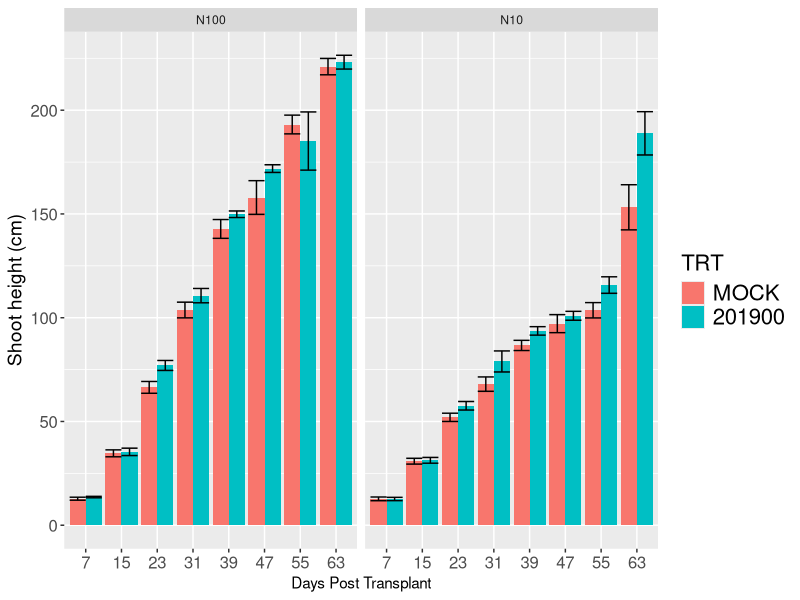
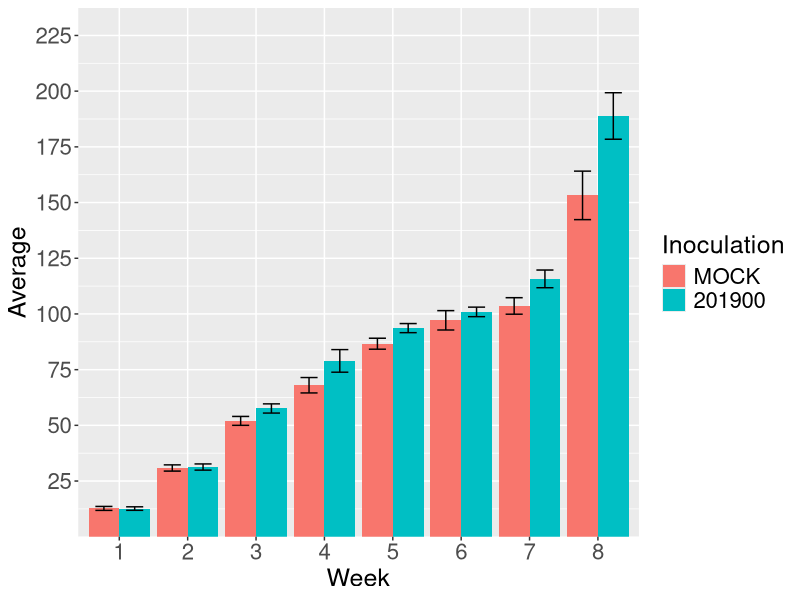
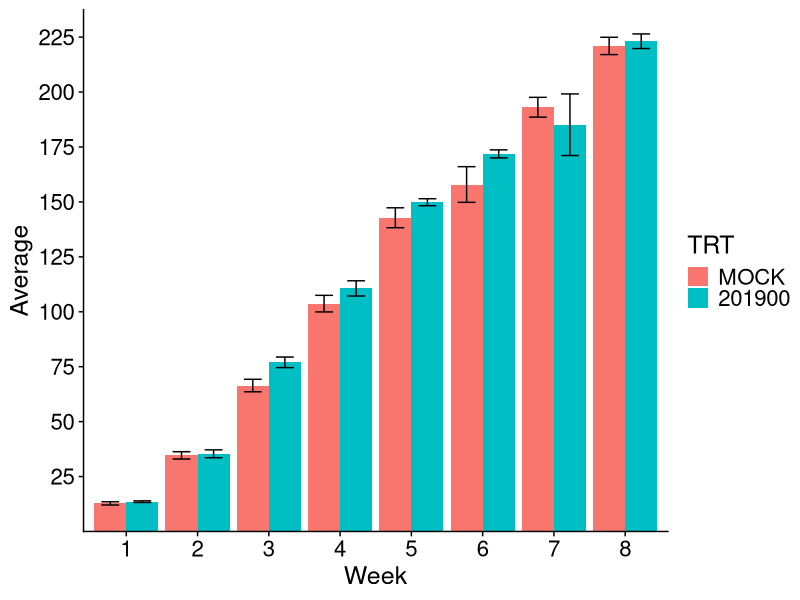
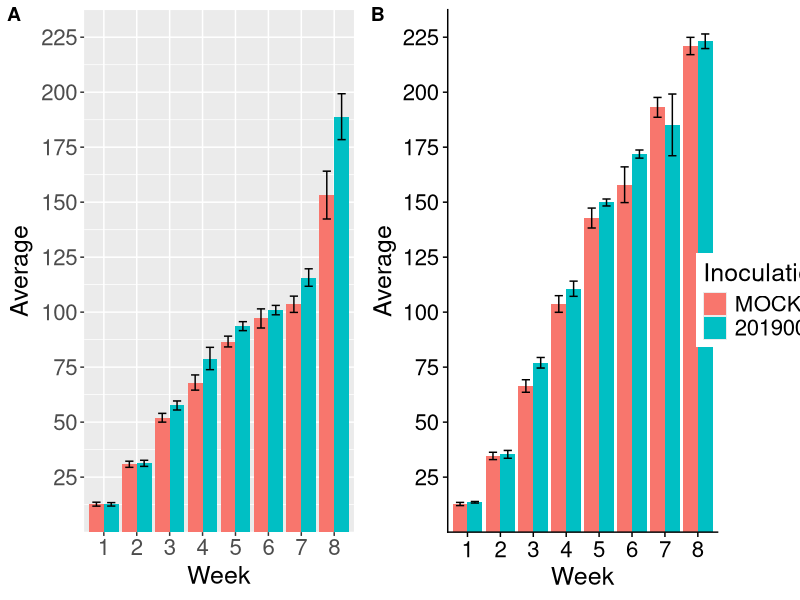
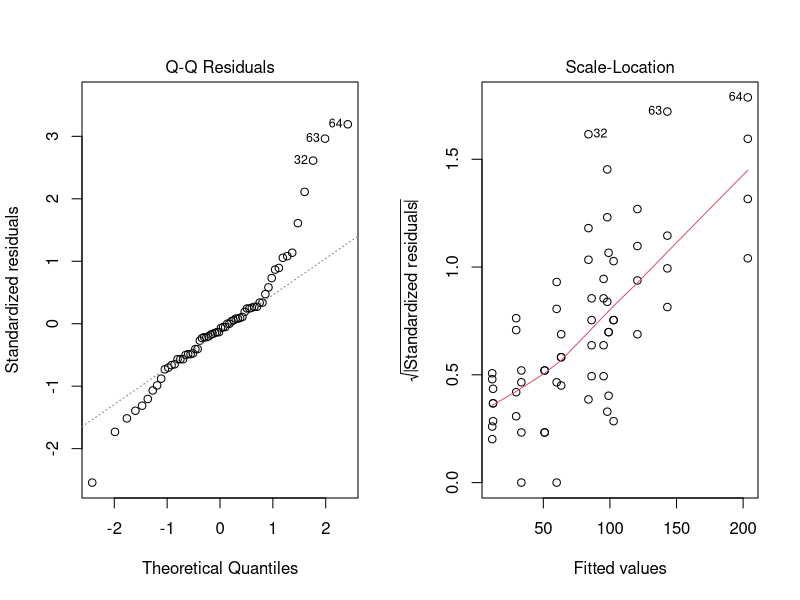
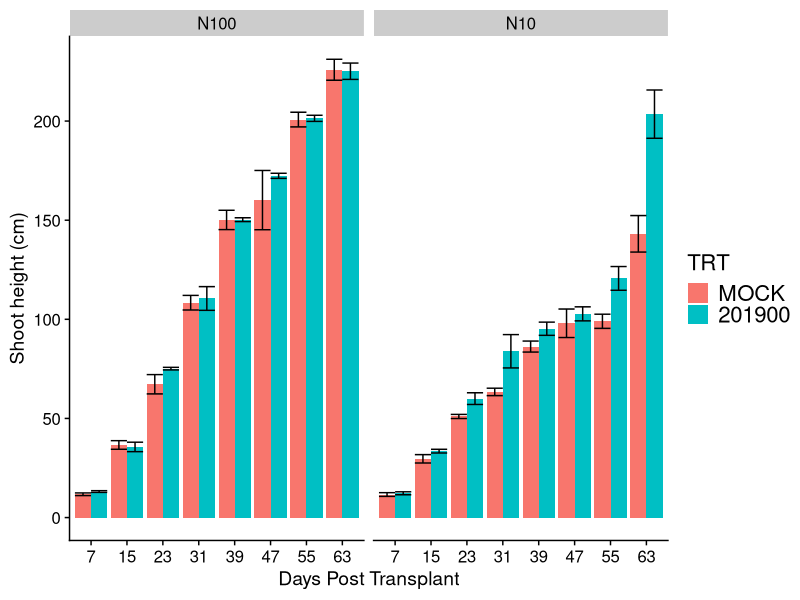
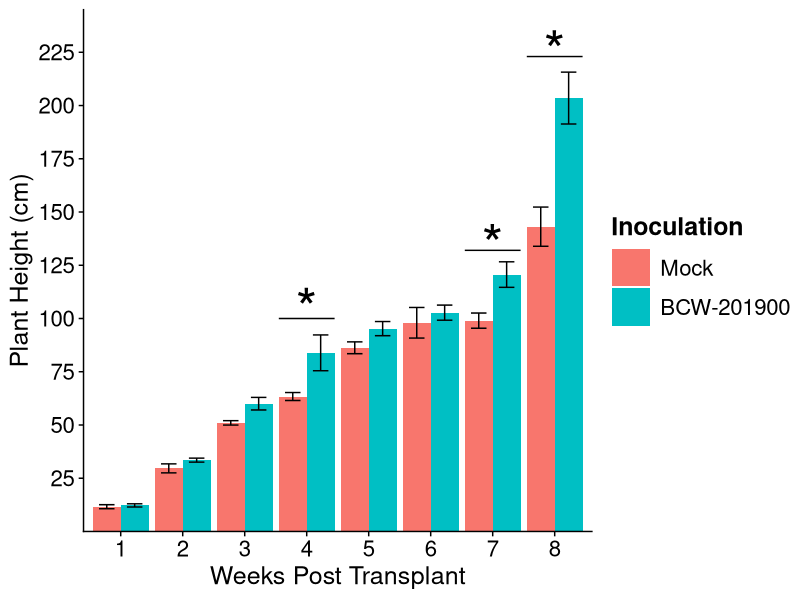
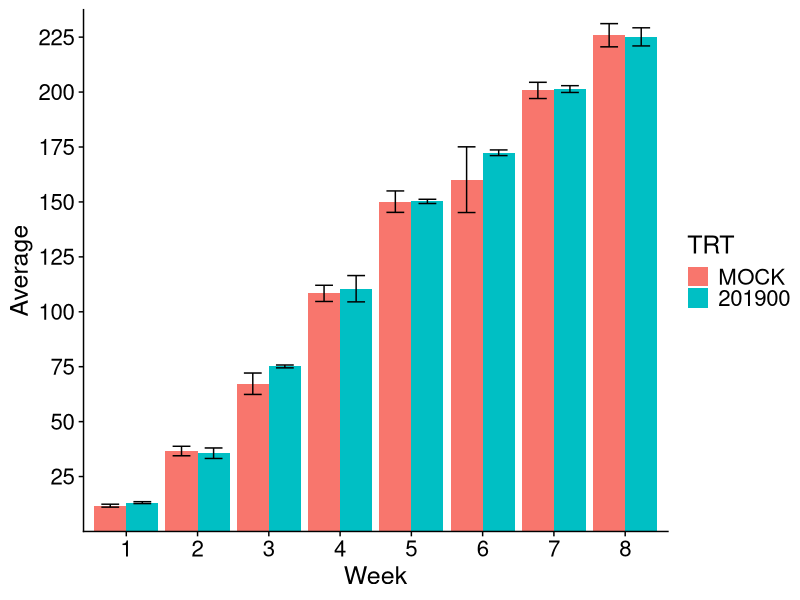

Write the R code that produced these figures, in order. (Note: this script raises an error after producing the figures.)
## ---- chunk 1
knitr::opts_chunk$set(echo = TRUE)
## ---- chunk 2
library(tidyverse)
library(cowplot)
library(emmeans)
library(grid)
theme_set(theme_grey())
## ---- chunk 3

height_wk_data <- read_csv("./201900_inoc_height_Q4_2018_weekly.csv", col_names = T, col_types = 'ffffffn')
str(height_wk_data)
## ---- chunk 4
# subset the total raw data based on nitrogen treatment
N10_height_wk_data <- filter(height_wk_data, NITROGEN == "N10")
N100_height_wk_data <- filter(height_wk_data, NITROGEN == "N100")

# Group the full dataset
height_wk_data_grouped <- group_by(height_wk_data, NITROGEN, TRT, CODE, DPT, Week)

# group the subsets for plotting later
height_wk_N10_grouped <- group_by(N10_height_wk_data, TRT, CODE, DPT, Week)
height_wk_N100_grouped <- group_by(N100_height_wk_data, TRT, CODE, DPT, Week)

## ---- chunk 5
# Creating a function that provides 95% CI for the data vector using a t-distribution

conf_int95 <- function(data) {
    n <- length(data)
    error <- qt(0.975, df=n-1) * sd(data, na.rm = TRUE)/sqrt(n)
    return(error)
}

# Create a function that calculates the standard error for the data

std_error <- function(data) {
  n <- length(data)
  se <- sd(data, na.rm = TRUE)/sqrt(n)
  return(se)
}
## ---- chunk 6

stat_wk_all_height <- summarise(height_wk_data_grouped, N=length(Height_cm), Average=mean(Height_cm, na.rm = TRUE), CI95=conf_int95(Height_cm), SE=std_error(Height_cm))

stat_wk_N10_height <- summarise(height_wk_N10_grouped, N=length(Height_cm), Average=mean(Height_cm, na.rm = TRUE), CI95=conf_int95(Height_cm), SE=std_error(Height_cm))

stat_wk_N100_height <- summarise(height_wk_N100_grouped, N=length(Height_cm), Average=mean(Height_cm, na.rm = TRUE), CI95=conf_int95(Height_cm), SE=std_error(Height_cm))
## ---- chunk 7
# All TRT Plot
all_height_wk_time_bar <- ggplot(stat_wk_all_height, aes(x = DPT, y = Average, fill = TRT))
all_height_wk_time_bar <- all_height_wk_time_bar + geom_bar(stat = "identity", aes(y = Average),
                                                      position = position_dodge())
all_height_wk_time_bar <- all_height_wk_time_bar + labs(x="Days Post Transplant", y="Shoot height (cm)")
all_height_wk_time_bar <- all_height_wk_time_bar + geom_errorbar(aes(ymin=Average-SE, ymax=Average+SE),
                                                           position = position_dodge())
all_height_wk_time_bar <- all_height_wk_time_bar + theme(
  axis.text.x = element_text(size = 12),
  #axis.ticks.x = element_blank(),
  axis.text.y = element_text(size = 12),
  #axis.title.x = element_blank(),
  axis.title.y = element_text(size = 14),
  legend.text = element_text(size = 16),
  legend.title = element_text(size = 16))
all_height_wk_time_bar <- all_height_wk_time_bar + facet_wrap(~NITROGEN)
all_height_wk_time_bar
## ---- chunk 8
# N10 TRT Plot

N10_height_wk_time_bar <- ggplot(stat_wk_N10_height, aes(x = Week, y = Average, fill = TRT))
N10_height_wk_time_bar <- N10_height_wk_time_bar + geom_bar(stat = "identity", aes(y = Average),
                                                      position = position_dodge())
N10_height_wk_time_bar <- N10_height_wk_time_bar + labs(list(title = "10% Nitrogen", x="Weeks Post Transplant", y="Height (cm)"))
N10_height_wk_time_bar <- N10_height_wk_time_bar + geom_errorbar(aes(ymin=Average-SE, ymax=Average+SE),
                                                           position = position_dodge(0.9), width = 0.5)
N10_height_wk_time_bar <- N10_height_wk_time_bar + theme_set(theme_cowplot())
N10_height_wk_time_bar <- N10_height_wk_time_bar + theme(
  axis.text.x = element_text(size = 16),
  plot.title = element_text(size = 18, face = "bold", hjust = 0.5),
  axis.text.y = element_text(size = 16),
  axis.title.x = element_text(size = 18),
  axis.title.y = element_text(size = 18),
  legend.text = element_text(size = 16),
  legend.title = element_text(size = 18))
N10_height_wk_time_bar <- N10_height_wk_time_bar + scale_fill_discrete(name = "Inoculation")
N10_height_wk_time_bar <- N10_height_wk_time_bar + scale_x_discrete(breaks = c(1, 2, 3, 4, 5, 6, 7, 8))
N10_height_wk_time_bar <- N10_height_wk_time_bar + scale_y_continuous(expand = c(0,0),
                                                                            limits = c(0,237.5),
                                                                            breaks = c(25, 50, 75, 100, 125, 150, 175, 200, 225))
N10_height_wk_time_bar
## ---- chunk 9
# N100 TRT Plot

N100_height_wk_time_bar <- ggplot(stat_wk_N100_height, aes(x = Week, y = Average, fill = TRT))
N100_height_wk_time_bar <- N100_height_wk_time_bar + geom_bar(stat = "identity", aes(y = Average),
                                                      position = position_dodge())
N100_height_wk_time_bar <- N100_height_wk_time_bar + labs(list(title = "100% Nitrogen", x="Weeks Post Transplant", y="Height (cm)"))
N100_height_wk_time_bar <- N100_height_wk_time_bar + geom_errorbar(aes(ymin=Average-SE, ymax=Average+SE),
                                                           position = position_dodge(0.9), width = 0.5)
N100_height_wk_time_bar <- N100_height_wk_time_bar + theme_set(theme_cowplot())
N100_height_wk_time_bar <- N100_height_wk_time_bar + theme(
  axis.text.x = element_text(size = 16),
  plot.title = element_text(size = 18, face = "bold", hjust = 0.5),
  axis.text.y = element_text(size = 16),
  axis.title.x = element_text(size = 18),
  axis.title.y = element_text(size = 18),
  legend.text = element_text(size = 16),
  legend.title = element_text(size = 18))
N100_height_wk_time_bar <- N100_height_wk_time_bar + scale_x_discrete(breaks = c(1, 2, 3, 4, 5, 6, 7, 8))
N100_height_wk_time_bar <- N100_height_wk_time_bar + scale_y_continuous(expand = c(0,0),
                                                                            limits = c(0,237.5),
                                                                            breaks = c(25, 50, 75, 100, 125, 150, 175, 200, 225))
N100_height_wk_time_bar
## ---- chunk 10
height_N10_N100 <- plot_grid(N10_height_wk_time_bar + theme(legend.position = "none"),
                               N100_height_wk_time_bar + theme(legend.position = "none"),
                               labels = c("A", "B"),
                               align = 'vh',
                               nrow = 1
                               )

# Extract legend from N10 Plot
height_legend <- get_legend(N10_height_wk_time_bar + theme(legend.position = "right"))


height_grid <- plot_grid(height_N10_N100, height_legend, rel_widths = c(3, .3))
height_grid
## ---- chunk 11
height_wk_data_4reps <- filter(height_wk_data, REP != "R1" &
                              REP != "R2" &
                              REP != "R7")
str(height_wk_data_4reps)
## ---- chunk 12
ht.wk.4rep.lowN <- filter(height_wk_data_4reps, NITROGEN == "N10")
ht.wk.4rep.lowN$Week <- as.factor(ht.wk.4rep.lowN$Week)
str(ht.wk.4rep.lowN)
## ---- chunk 13
lm_4reps <- lm(Height_cm ~ TRT + Week + TRT*Week, ht.wk.4rep.lowN)
op = par(mfrow=c(1,2))
plot(lm_4reps, which = c(2,3))
par(op)
## ---- chunk 14
anova(lm_4reps)
## ---- chunk 15
lowN.ht.4rep.emm <- emmeans(lm_4reps, specs = pairwise ~ TRT|Week, type = "response")
lowN.ht.4rep.emm
## ---- chunk 16
# subset the total raw data based on nitrogen treatment
N10_height_wk_data <- filter(height_wk_data_4reps, NITROGEN == "N10")
N100_height_wk_data <- filter(height_wk_data_4reps, NITROGEN == "N100")

# Group the full dataset
height_wk_data_grouped <- group_by(height_wk_data_4reps, NITROGEN, TRT, CODE, DPT, Week)

# group the subsets for plotting later
height_wk_N10_grouped <- group_by(N10_height_wk_data, TRT, CODE, DPT, Week)
height_wk_N100_grouped <- group_by(N100_height_wk_data, TRT, CODE, DPT, Week)

## ---- chunk 17

stat_wk_all_4R_height <- summarise(height_wk_data_grouped, N=length(Height_cm), Average=mean(Height_cm, na.rm = TRUE), CI95=conf_int95(Height_cm), SE=std_error(Height_cm))

stat_wk_N10_4R_height <- summarise(height_wk_N10_grouped, N=length(Height_cm), Average=mean(Height_cm, na.rm = TRUE), CI95=conf_int95(Height_cm), SE=std_error(Height_cm))

stat_wk_N100_4R_height <- summarise(height_wk_N100_grouped, N=length(Height_cm), Average=mean(Height_cm, na.rm = TRUE), CI95=conf_int95(Height_cm), SE=std_error(Height_cm))
## ---- chunk 18
# All TRT Plot
all_height_wk_4R_time_bar <- ggplot(stat_wk_all_4R_height, aes(x = DPT, y = Average, fill = TRT))
all_height_wk_4R_time_bar <- all_height_wk_4R_time_bar + geom_bar(stat = "identity", aes(y = Average),
                                                      position = position_dodge())
all_height_wk_4R_time_bar <- all_height_wk_4R_time_bar + labs(x="Days Post Transplant", y="Shoot height (cm)")
all_height_wk_4R_time_bar <- all_height_wk_4R_time_bar + geom_errorbar(aes(ymin=Average-SE, ymax=Average+SE),
                                                           position = position_dodge())
all_height_wk_4R_time_bar <- all_height_wk_4R_time_bar + theme(
  axis.text.x = element_text(size = 12),
  #axis.ticks.x = element_blank(),
  axis.text.y = element_text(size = 12),
  #axis.title.x = element_blank(),
  axis.title.y = element_text(size = 14),
  legend.text = element_text(size = 16),
  legend.title = element_text(size = 16))
all_height_wk_4R_time_bar <- all_height_wk_4R_time_bar + facet_wrap(~NITROGEN)
all_height_wk_4R_time_bar
## ---- chunk 19
library(ggpubr)
# N10 TRT Plot

N10_height_wk_4R_time_bar <- ggplot(stat_wk_N10_4R_height, aes(x = Week, y = Average, fill = TRT))
N10_height_wk_4R_time_bar <- N10_height_wk_4R_time_bar + geom_bar(stat = "identity", aes(y = Average),
                                                      position = position_dodge())
N10_height_wk_4R_time_bar <- N10_height_wk_4R_time_bar + labs(x="Weeks Post Transplant", y="Plant Height (cm)")
N10_height_wk_4R_time_bar <- N10_height_wk_4R_time_bar + geom_errorbar(aes(ymin=Average-SE, ymax=Average+SE),
                                                           position = position_dodge(0.9), width = 0.5)

N10_height_wk_4R_time_bar <- N10_height_wk_4R_time_bar + theme_set(theme_cowplot())
N10_height_wk_4R_time_bar <- N10_height_wk_4R_time_bar + theme(
  axis.text.x = element_text(size = 16),
  plot.title = element_text(size = 18, face = "bold", hjust = 0.5),
  axis.text.y = element_text(size = 16),
  axis.title.x = element_text(size = 18),
  axis.title.y = element_text(size = 18),
  legend.text = element_text(size = 16),
  legend.title = element_text(size = 18, face = "bold"),
  legend.key.size = unit(1, "cm"))
N10_height_wk_4R_time_bar <- N10_height_wk_4R_time_bar + scale_fill_discrete(name = "Inoculation", labels =c("Mock", "BCW-201900"))
N10_height_wk_4R_time_bar <- N10_height_wk_4R_time_bar + scale_x_discrete(breaks = c(1, 2, 3, 4, 5, 6, 7, 8))
N10_height_wk_4R_time_bar <- N10_height_wk_4R_time_bar + scale_y_continuous(expand = c(0,0),
                                                                            limits = c(0,245),
                                                                            breaks = c(25, 50, 75, 100, 125, 150, 175, 200, 225))

# significance table
N10_height_wk_4R_time_label.df <- data.frame(TRT = c("201900", "201900", "201900"), Week = c(4, 7, 8), Average = c(105, 135, 226))

N10_height_wk_4R_time_bar <- N10_height_wk_4R_time_bar + geom_text(data = N10_height_wk_4R_time_label.df, label = "*", size = 14)

N10_height_wk_4R_time_bar <- N10_height_wk_4R_time_bar + annotate("segment", 3.55, xend = 4.45, 100, yend=100, linetype="solid", lineend="butt", angle = 90)

N10_height_wk_4R_time_bar <- N10_height_wk_4R_time_bar + annotate("segment", 6.55, xend = 7.45, 132, yend=132, linetype="solid", lineend="butt", angle = 90)

N10_height_wk_4R_time_bar <- N10_height_wk_4R_time_bar + annotate("segment", 7.55, xend = 8.45, 223, yend=223, linetype="solid", lineend="butt", angle = 90)

N10_height_wk_4R_time_bar

## ---- chunk 20
# N100 TRT Plot

N100_height_wk_4R_time_bar <- ggplot(stat_wk_N100_4R_height, aes(x = Week, y = Average, fill = TRT))
N100_height_wk_4R_time_bar <- N100_height_wk_4R_time_bar + geom_bar(stat = "identity", aes(y = Average),
                                                      position = position_dodge())
N100_height_wk_4R_time_bar <- N100_height_wk_4R_time_bar + labs(list(title = "100% Nitrogen", x="Weeks Post Transplant", y="Height (cm)"))
N100_height_wk_4R_time_bar <- N100_height_wk_4R_time_bar + geom_errorbar(aes(ymin=Average-SE, ymax=Average+SE),
                                                           position = position_dodge(0.9), width = 0.5)
N100_height_wk_4R_time_bar <- N100_height_wk_4R_time_bar + theme_set(theme_cowplot())
N100_height_wk_4R_time_bar <- N100_height_wk_4R_time_bar + theme(
  axis.text.x = element_text(size = 16),
  plot.title = element_text(size = 18, face = "bold", hjust = 0.5),
  axis.text.y = element_text(size = 16),
  axis.title.x = element_text(size = 18),
  axis.title.y = element_text(size = 18),
  legend.text = element_text(size = 16),
  legend.title = element_text(size = 18))
N100_height_wk_4R_time_bar <- N100_height_wk_4R_time_bar + scale_x_discrete(breaks = c(1, 2, 3, 4, 5, 6, 7, 8))
N100_height_wk_4R_time_bar <- N100_height_wk_4R_time_bar + scale_y_continuous(expand = c(0,0),
                                                                            limits = c(0,237.5),
                                                                            breaks = c(25, 50, 75, 100, 125, 150, 175, 200, 225))
N100_height_wk_4R_time_bar
## ---- chunk 21
height_4R_N10_N100 <- plot_grid(N10_height_wk_4R_time_bar + theme(legend.position = "none"),
                               N100_height_wk_4R_time_bar + theme(legend.position = "none"),
                               labels = c("A", "B"),
                               align = 'vh',
                               nrow = 1
                               )

# Extract legend from N10 Plot
height_4R_legend <- get_legend(N10_height_wk_4R_time_bar + theme(legend.position = "right"))


height_4R_grid <- plot_grid(height_4R_N10_N100, height_4R_legend, rel_widths = c(3, .3))
height_4R_grid
## ---- chunk 22
# import picture of corn

corn_pic <- ggdraw() + draw_image("corn_pic.png")

Fig4 <- plot_grid(corn_pic + theme(plot.margin = unit(c(0,0,0,0), "cm")),
                  N10_height_wk_4R_time_bar + theme(legend.position = "bottom"),
                  ncol = 2,
                  nrow = 1,
                  labels = c("A", "B"),
                  label_size = 20,
                  align = 'h')
Fig4

ggsave("./Plots/MS2-Fig4.pdf", Fig4, width = 16, height = 9)

## save as tiff for publication

ggsave("./Plots/Fig4.tiff",
       Fig4,
       device = "tiff",
       dpi = 300,
       width = 15,
       height = 8)
